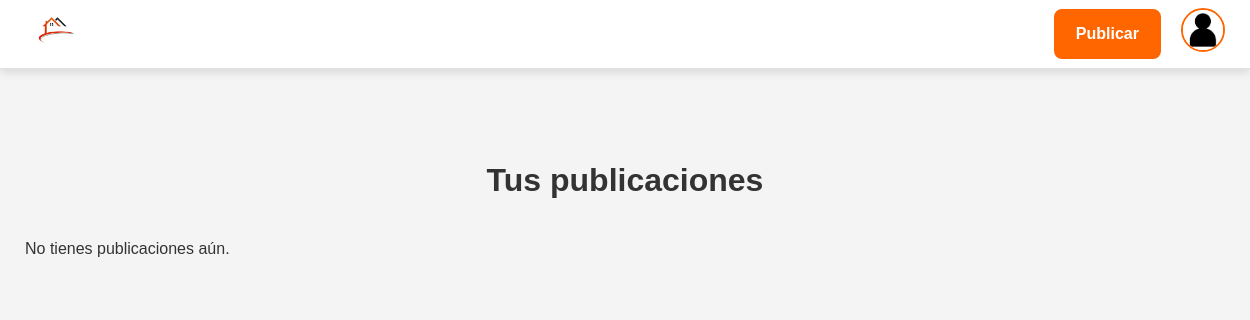
Before: /mis_inmuebles/ (signed in) with the older database file.
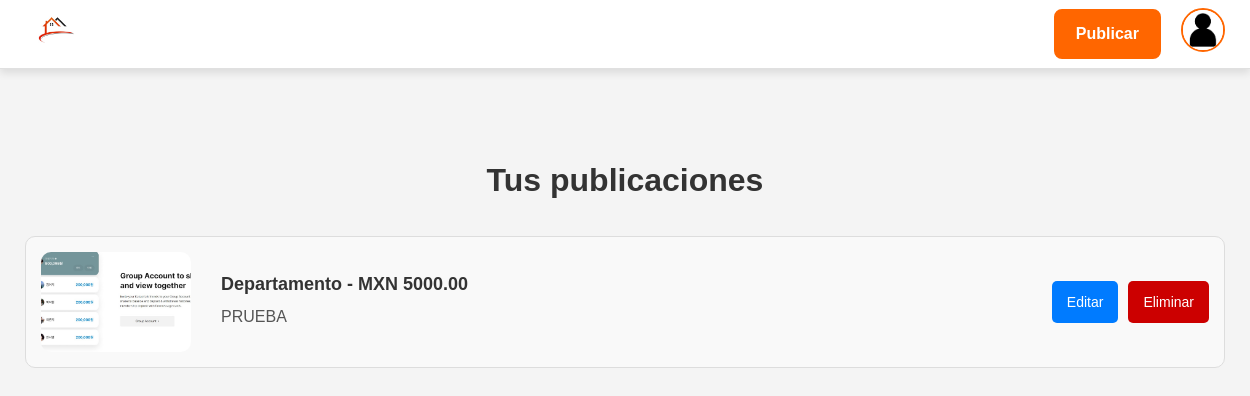
After: the same page with the newer database file.
### listings/models.py (models this page shows, shortened)
class Inmueble(models.Model):
    TIPOS_INMUEBLE = [
        ('Departamento', 'Departamento'),
        ('Casa', 'Casa'),
        ('Cuarto', 'Cuarto'),
    ]
    DISTANCIAS = [
        ('0-5 km', '0-5 km'),
        ('5-10 km', '5-10 km'),
        ('10-15 km', '10-15 km'),
    ]
    ESTADOS = [
        ('disponible', 'Disponible'),
        ('rentado', 'Rentado')  # Rentado también cubrirá "reservado"
    ]
    estado = models.CharField(max_length=20, choices=ESTADOS, default='disponible')
    usuario = models.ForeignKey(User, on_delete=models.CASCADE, related_name='inmuebles')
    tipo_inmueble = models.CharField(max_length=50, choices=TIPOS_INMUEBLE)
    distancia = models.CharField(max_length=50, choices=DISTANCIAS)
    direccion = models.CharField(max_length=255)
    codigo_postal = models.CharField(max_length=10)
    descripcion = models.TextField()
    precio = models.DecimalField(max_digits=10, decimal_places=2)
    numero_contacto = models.CharField(max_length=15)
    calificacion = models.DecimalField(max_digits=3, decimal_places=2, null=True, blank=True)
    arrendador = models.ForeignKey(User, on_delete=models.SET_NULL, null=True, blank=True, related_name="arrendados")
    arrendatario = models.ForeignKey(User, on_delete=models.SET_NULL, null=True, blank=True, related_name="alquileres")
    usuario = models.ForeignKey(settings.AUTH_USER_MODEL, on_delete=models.CASCADE)

class ImagenInmueble(models.Model):
    inmueble = models.ForeignKey(Inmueble, related_name='imagenes', on_delete=models.CASCADE)
    imagen = models.ImageField(upload_to='inmuebles/imagenes/')

### listings/views.py (the view)
# urls.py: path('mis_inmuebles/', views.mis_inmuebles, name='mis_inmuebles'),  # Ruta para ver mis inmuebles
@login_required
def mis_inmuebles(request):
    inmuebles = Inmueble.objects.filter(usuario=request.user)  # Filtra por usuario actual
    return render(request, 'mis_inmuebles.html', {'inmuebles': inmuebles})

### listings/templates/mis_inmuebles.html (shortened to what this page needs)
{% extends 'base.html' %}
{% load static %}
{% block extra_css %}
<link rel="stylesheet" href="{% static 'css/mis_inmuebles.css' %}">
{% endblock %}
{% block content %}
<div class="container">
    <h1 class="title">Tus publicaciones</h1>
    {% if inmuebles %}
        {% for inmueble in inmuebles %}
            <div class="inmueble">
                {% if inmueble.imagenes.all %}
                    <img src="{{ inmueble.imagenes.first.imagen.url }}" alt="Imagen del inmueble">
                {% else %}
                    <img src="{% static 'images/load-default.jpg' %}" alt="Imagen no disponible">
                {% endif %}
                <div class="info">
                    <h3>{{ inmueble.tipo_inmueble }} - MXN {{ inmueble.precio }}</h3>
                    <p>{{ inmueble.descripcion }}</p>
                </div>
                <div class="actions">
                    <a href="{% url 'editar_inmueble' inmueble.id %}" class="btn-blue">Editar</a>
                    <button onclick="confirmDelete({{ inmueble.id }})" class="btn-red">Eliminar</button>
                </div>
            </div>
        {% endfor %}
    {% else %}
        <p>No tienes publicaciones aún.</p>
    {% endif %}
</div>
{% endblock %}

Changed rows visible on the page:
added Inmueble: imagenes.first.imagen (picture), tipo_inmueble "Departamento", precio "5000.00", descripcion "PRUEBA"
Other visible differences:
text no longer shown: "No tienes publicaciones aún."
